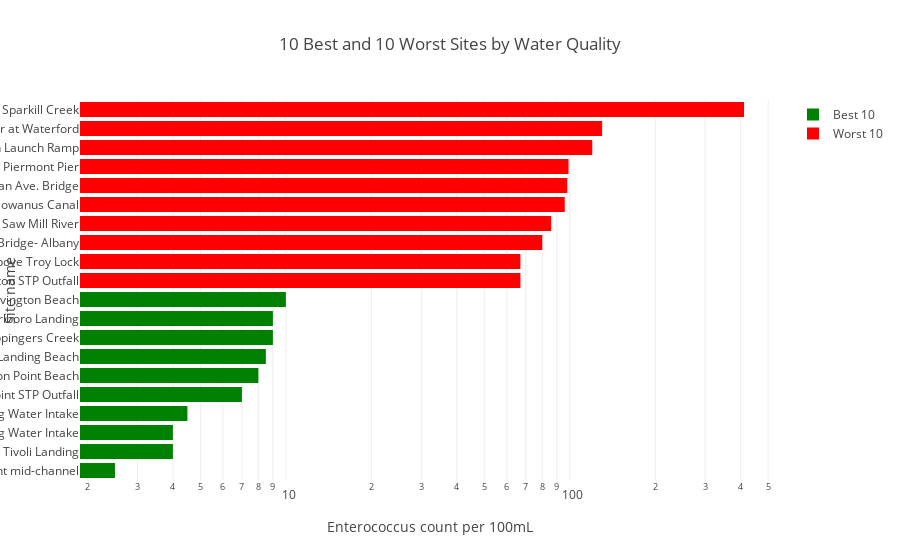

Notebook source saved alongside this figure:
### Code cell
trace_best = Bar(x=best_10.EnteroCount,
                  y=best_10.Site,
                  name='Best 10',
                  marker=dict(color='green'),orientation = 'h')
    
trace_worst = Bar(x=worst_10.EnteroCount,
                  y=worst_10.Site,
                  name='Worst 10',
                  marker=dict(color='red'),orientation = 'h')

layout = Layout(title="10 Best and 10 Worst Sites by Water Quality",
                xaxis=dict(title='Enterococcus count per 100mL',type='log',autorange=True),
                yaxis=dict(title='Site name')
                )

fig = Figure(data=[trace_best,trace_worst], layout=layout)
py.iplot(fig)

### Figure 1 — Plotly figure (JSON) as saved in the notebook; plotly's stock layout.template omitted (floating-point values rounded to 4 significant figures)
{"data": [{"marker": {"color": "green"}, "name": "Best 10", "orientation": "h", "type": "bar", "x": [2.5, 4, 4, 4.5, 7, 8, 8.5, 9, 9, 10], "y": ["Norrie Point mid-channel", "Tivoli Landing", "Port Ewen Drinking Water Intake", "Poughkeepsie Drinking Water Intake", "West Point STP Outfall", "Kingston Point Beach", "Ulster Landing Beach", "Wappingers Creek", "Marlboro Landing", "Irvington Beach"]}, {"marker": {"color": "red"}, "name": "Worst 10", "orientation": "h", "type": "bar", "x": [67, 67, 80, 86, 96, 98, 99, 120, 130, 411], "y": ["Kingston STP Outfall", "Hudson River above Troy Lock", "Dunn Memorial Bridge- Albany", "Saw Mill River", "Gowanus Canal", "Newtown Creek- Metropolitan Ave. Bridge", "Piermont Pier", "Newburgh Launch Ramp", "Mohawk River at Waterford", "Upper Sparkill Creek"]}], "layout": {"title": "10 Best and 10 Worst Sites by Water Quality", "xaxis": {"autorange": true, "title": "Enterococcus count per 100mL", "type": "log"}, "yaxis": {"title": "Site name"}}}
